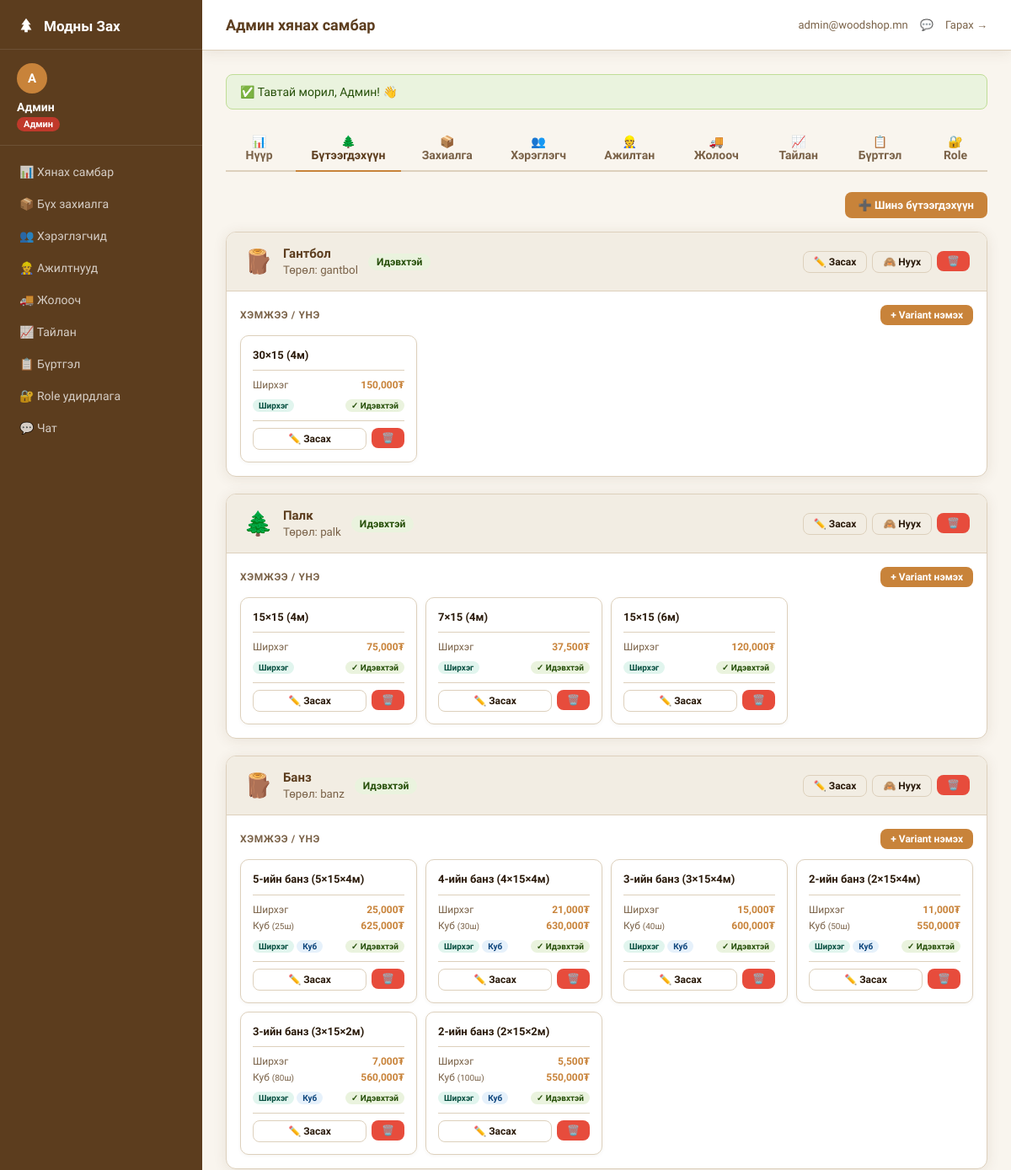
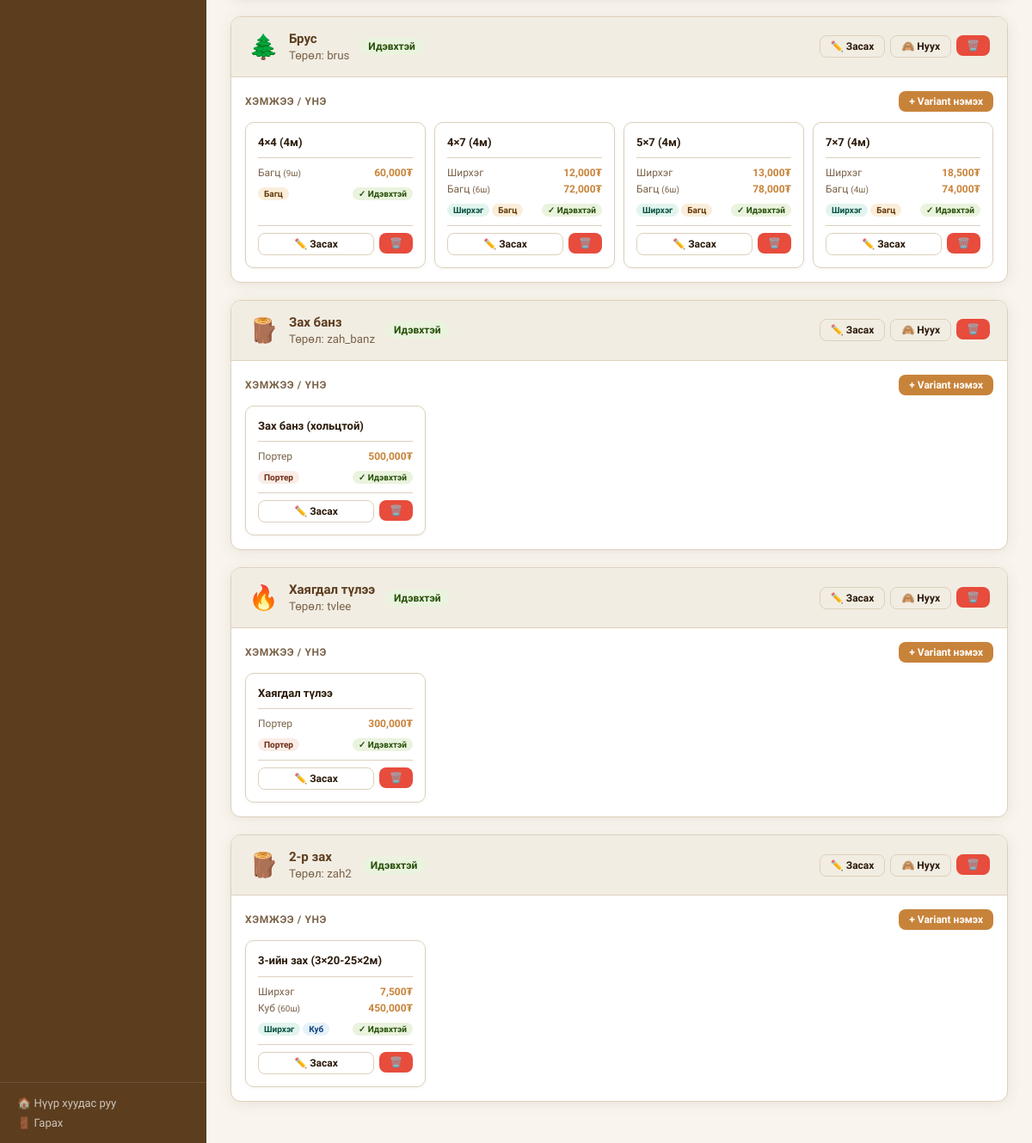
The app's page /dashboard/admin.php?tab=products (signed in) with its own data (2 pictures, top to bottom).
### tables this page shows
CREATE TABLE IF NOT EXISTS users (
  id           INT AUTO_INCREMENT PRIMARY KEY,
  ner          VARCHAR(100)  NOT NULL,
  email        VARCHAR(150)  NOT NULL UNIQUE,
  phone        VARCHAR(20)   NOT NULL,
  password     VARCHAR(255)  NOT NULL,
  role_id      INT           NOT NULL DEFAULT 5,
  verified     TINYINT(1)    DEFAULT 0,
  is_active    TINYINT(1)    DEFAULT 1,
  notes        TEXT          DEFAULT NULL,
  created_at   DATETIME      DEFAULT NOW(),
  FOREIGN KEY (role_id) REFERENCES roles(id)
);

CREATE TABLE IF NOT EXISTS roles (
  id           INT AUTO_INCREMENT PRIMARY KEY,
  name         VARCHAR(100)  NOT NULL,
  slug         VARCHAR(50)   NOT NULL UNIQUE,
  permissions  JSON          NOT NULL,
  color        VARCHAR(7)    DEFAULT '#5C3D1E',
  is_system    TINYINT(1)    DEFAULT 0,
  created_by   INT           DEFAULT NULL,
  created_at   DATETIME      DEFAULT NOW()
);

CREATE TABLE IF NOT EXISTS products (
  id          INT AUTO_INCREMENT PRIMARY KEY,
  name        VARCHAR(100)   NOT NULL,
  type        VARCHAR(50)    NOT NULL,
  emoji       VARCHAR(10)    DEFAULT '🪵',
  description TEXT           DEFAULT NULL,
  price_label VARCHAR(100)   DEFAULT 'Үнийн санал авах',
  price_value DECIMAL(12,2)  DEFAULT NULL,
  image_path  VARCHAR(255)   DEFAULT NULL,
  stock       INT            DEFAULT NULL,
  is_active   TINYINT(1)     DEFAULT 1,
  sort_order  INT            DEFAULT 0,
  created_by  INT            DEFAULT NULL,
  created_at  DATETIME       DEFAULT NOW(),
  updated_at  DATETIME       DEFAULT NOW() ON UPDATE NOW()
);

CREATE TABLE IF NOT EXISTS product_variants (
  id            INT AUTO_INCREMENT PRIMARY KEY,
  product_id    INT           NOT NULL,
  name          VARCHAR(200)  NOT NULL,          
  zuzaan_cm     DECIMAL(5,1)  DEFAULT NULL,      
  urgun_cm      DECIMAL(5,1)  DEFAULT NULL,      
  urt_m         DECIMAL(5,1)  DEFAULT NULL,      
   
  unit_price    INT           DEFAULT NULL,      
  cube_price    INT           DEFAULT NULL,      
  per_cube      INT           DEFAULT NULL,      
  pack_price    INT           DEFAULT NULL,      
  per_pack      INT           DEFAULT NULL,      
  porter_price  INT           DEFAULT NULL,      
   
  sell_shirheg  TINYINT(1)    DEFAULT 0,
  sell_kub      TINYINT(1)    DEFAULT 0,
  sell_bagts    TINYINT(1)    DEFAULT 0,
  sell_porter   TINYINT(1)    DEFAULT 0,
   
  is_active     TINYINT(1)    DEFAULT 1,
  sort_order    INT           DEFAULT 0,
  FOREIGN KEY (product_id) REFERENCES products(id) ON DELETE CASCADE
);

### dashboard/admin.php (the view, shortened to what the rows shown need)
<?php
require_once __DIR__ . '/../middleware.php';
$role = loadUserRole($pdo);
$tab = $_GET['tab'] ?? 'dashboard';
$stats = [];
$stats['users']    = $pdo->query('SELECT COUNT(*) FROM users WHERE role_id=(SELECT id FROM roles WHERE slug="user")')->fetchColumn();
$stats['orders']   = $pdo->query('SELECT COUNT(*) FROM orders')->fetchColumn();
$stats['pending']  = $pdo->query('SELECT COUNT(*) FROM orders WHERE status="pending"')->fetchColumn();
$stats['workers']  = $pdo->query('SELECT COUNT(*) FROM users u JOIN roles r ON u.role_id=r.id WHERE r.slug IN ("worker","driver")')->fetchColumn();
$stats['products'] = $pdo->query('SELECT COUNT(*) FROM products WHERE is_active=1')->fetchColumn();
include __DIR__ . '/layout.php';
?>
<?php if ($tab === 'dashboard'): ?>
<div class="stat-grid">
  <div class="stat-card"><div class="stat-icon">👥</div><div class="stat-num"><?= $stats['users'] ?></div><div class="stat-lbl">Нийт хэрэглэгч</div></div>
  <div class="stat-card"><div class="stat-icon">📦</div><div class="stat-num"><?= $stats['orders'] ?></div><div class="stat-lbl">Нийт захиалга</div></div>
  <div class="stat-card"><div class="stat-icon">⏳</div><div class="stat-num"><?= $stats['pending'] ?></div><div class="stat-lbl">Хүлээгдэж буй</div></div>
  <div class="stat-card"><div class="stat-icon">👷</div><div class="stat-num"><?= $stats['workers'] ?></div><div class="stat-lbl">Ажилтнууд</div></div>
  <div class="stat-card"><div class="stat-icon">🌲</div><div class="stat-num"><?= $stats['products'] ?></div><div class="stat-lbl">Бүтээгдэхүүн</div></div>
</div>
<div class="card">
  <div class="card-header">
    <div class="card-title">📦 Сүүлийн захиалгууд</div>
    <a href="admin.php?tab=orders" class="btn btn-outline btn-sm">Бүгдийг харах →</a>
  </div>
  <div class="card-body">
    <table>
      <thead><tr><th>#</th><th>Хэрэглэгч</th><th>Бүтээгдэхүүн</th><th>Статус</th><th>Огноо</th></tr></thead>
      <tbody>
      <?php
      $rows = $pdo->query('SELECT o.*, u.ner FROM orders o JOIN users u ON o.user_id=u.id ORDER BY o.created_at DESC LIMIT 10')->fetchAll();
      foreach ($rows as $r):
        $color = statusColor($r['status']);
      ?>
        <tr>
          <td>#<?= $r['id'] ?></td>
          <td><?= htmlspecialchars($r['ner']) ?></td>
          <td><?= htmlspecialchars($r['product']) ?></td>
          <td><span class="badge" style="background:<?= $color ?>22;color:<?= $color ?>"><?= statusLabel($r['status']) ?></span></td>
          <td><?= date('m/d H:i', strtotime($r['created_at'])) ?></td>
        </tr>
      <?php endforeach; ?>
      </tbody>
    </table>
  </div>
</div>
<?php elseif ($tab === 'products'): ?>
<?php
$allProducts = $pdo->query('SELECT * FROM products ORDER BY sort_order ASC, id ASC')->fetchAll();
$allVariants = $pdo->query('SELECT * FROM product_variants ORDER BY product_id ASC, sort_order ASC')->fetchAll();
$variantsByProduct = [];
foreach ($allVariants as $v) {
    $variantsByProduct[$v['product_id']][] = $v;
}
?>
<?php foreach ($allProducts as $p): ?>
<div class="card" style="margin-bottom:20px">
  <div class="card-header" style="display:flex;justify-content:space-between;align-items:center">
    <div style="display:flex;align-items:center;gap:12px">
      <span style="font-size:28px"><?= $p['image_path'] && file_exists(__DIR__.'/../../'.$p['image_path'])
        ? '<img src="/Wood-shop/'.htmlspecialchars($p['image_path']).'" style="width:36px;height:36px;object-fit:cover;border-radius:8px">'
        : htmlspecialchars($p['emoji'] ?? '🪵') ?></span>
      <div>
        <div class="card-title" style="margin:0"><?= htmlspecialchars($p['name']) ?></div>
        <small style="color:var(--muted)">Төрөл: <?= htmlspecialchars($p['type']) ?></small>
      </div>
      <span class="badge" style="background:<?= $p['is_active']?'#eaf3de':'#fcebeb' ?>;color:<?= $p['is_active']?'#27500a':'#791f1f' ?>">
        <?= $p['is_active']?'Идэвхтэй':'Нуугдсан' ?>
      </span>
    </div>
    <div style="display:flex;gap:6px">
      <button class="btn btn-outline btn-sm" onclick="openProdEdit(<?= htmlspecialchars(json_encode($p)) ?>)">✏️ Засах</button>
      <form method="POST" action="/Wood-shop/product_action.php" style="display:inline">
        <button class="btn btn-outline btn-sm"><?= $p['is_active']?'🙈 Нуух':'👁 Идэвхжүүлэх' ?></button>
      </form>
      <form method="POST" action="/Wood-shop/product_action.php" style="display:inline" onsubmit="return confirm('Бүх variant-тай хамт устгах уу?')">
        <button class="btn btn-danger btn-sm">🗑️</button>
      </form>
    </div>
  </div>
  <div class="card-body" style="padding:16px">
    <div style="display:flex;justify-content:space-between;align-items:center;margin-bottom:12px">
      <div style="font-size:12px;font-weight:700;color:var(--muted);text-transform:uppercase;letter-spacing:.05em">Хэмжээ / Үнэ</div>
      <button class="btn btn-primary btn-sm" onclick="openVariantAdd(<?= $p['id'] ?>, '<?= htmlspecialchars($p['name']) ?>')">+ Variant нэмэх</button>
    </div>
    <?php if (empty($variantsByProduct[$p['id']])): ?>
      <div style="color:var(--muted);font-size:13px;padding:12px 0;text-align:center">Variant байхгүй байна. Нэмнэ үү.</div>
    <?php else: ?>
    <div style="display:grid;grid-template-columns:repeat(auto-fill,minmax(190px,1fr));gap:10px">
      <?php foreach ($variantsByProduct[$p['id']] as $v): ?>
      <div style="background:var(--card);border:1.5px solid var(--border);border-radius:10px;padding:14px;display:flex;flex-direction:column;gap:0;box-shadow:0 1px 4px rgba(92,61,30,0.06)">
        <div style="font-size:13px;font-weight:700;color:var(--text);margin-bottom:10px;line-height:1.4;border-bottom:1px solid var(--border);padding-bottom:8px"><?= htmlspecialchars($v['name']) ?></div>
        <div style="display:flex;flex-direction:column;gap:5px;margin-bottom:10px">
          <?php if ($v['unit_price']): ?>
          <div style="display:flex;justify-content:space-between;font-size:12px;align-items:center">
            <span style="color:var(--muted)">Ширхэг</span>
            <span style="font-weight:700;color:var(--accent)"><?= number_format($v['unit_price']) ?>₮</span>
          </div>
          <?php endif; ?>
          <?php if ($v['cube_price']): ?>
          <div style="display:flex;justify-content:space-between;font-size:12px;align-items:center">
            <span style="color:var(--muted)">Куб<?= $v['per_cube'] ? ' <span style="color:var(--muted);font-size:10px">('.$v['per_cube'].'ш)</span>' : '' ?></span>
            <span style="font-weight:700;color:var(--accent)"><?= number_format($v['cube_price']) ?>₮</span>
          </div>
          <?php endif; ?>
          <?php if ($v['pack_price']): ?>
          <div style="display:flex;justify-content:space-between;font-size:12px;align-items:center">
            <span style="color:var(--muted)">Багц<?= $v['per_pack'] ? ' <span style="color:var(--muted);font-size:10px">('.$v['per_pack'].'ш)</span>' : '' ?></span>
            <span style="font-weight:700;color:var(--accent)"><?= number_format($v['pack_price']) ?>₮</span>
          </div>
          <?php endif; ?>
          <?php if ($v['porter_price']): ?>
          <div style="display:flex;justify-content:space-between;font-size:12px;align-items:center">
            <span style="color:var(--muted)">Портер</span>
            <span style="font-weight:700;color:var(--accent)"><?= number_format($v['porter_price']) ?>₮</span>
          </div>
          <?php endif; ?>
        </div>
        <div style="display:flex;flex-wrap:wrap;gap:3px;margin-bottom:10px">
          <?= $v['sell_shirheg'] ? '<span style="font-size:10px;background:#e1f5ee;color:#085041;padding:2px 7px;border-radius:10px;font-weight:600">Ширхэг</span>' : '' ?>
          <?= $v['sell_kub']     ? '<span style="font-size:10px;background:#e6f1fb;color:#0c447c;padding:2px 7px;border-radius:10px;font-weight:600">Куб</span>' : '' ?>
          <?= $v['sell_bagts']   ? '<span style="font-size:10px;background:#faeeda;color:#633806;padding:2px 7px;border-radius:10px;font-weight:600">Багц</span>' : '' ?>
          <?= $v['sell_porter']  ? '<span style="font-size:10px;background:#faece7;color:#712b13;padding:2px 7px;border-radius:10px;font-weight:600">Портер</span>' : '' ?>
          <span style="font-size:10px;background:<?= $v['is_active']?'#eaf3de':'#fcebeb' ?>;color:<?= $v['is_active']?'#27500a':'#791f1f' ?>;padding:2px 7px;border-radius:10px;margin-left:auto;font-weight:600">
            <?= $v['is_active']?'✓ Идэвхтэй':'✗ Нуугдсан' ?>
          </span>
        </div>
        <div style="display:flex;gap:6px;border-top:1px solid var(--border);padding-top:8px;margin-top:auto">
          <button class="btn btn-outline btn-sm" style="flex:1;justify-content:center"
            onclick="openVariantEdit(<?= htmlspecialchars(json_encode($v)) ?>)">✏️ Засах</button>
          <form method="POST" action="/Wood-shop/dashboard/variant_action.php" style="display:inline" onsubmit="return confirm('Устгах уу?')">
            <button class="btn btn-danger btn-sm">🗑️</button>
          </form>
        </div>
      </div>
      <?php endforeach; ?>
    </div>
    <?php endif; ?>
  </div>
</div>
<?php endforeach; ?>
<?php endif; ?>
<?php include __DIR__ . '/layout_end.php'; ?>

### dashboard/layout.php (shortened to what the rows shown need)
<?php
$role     = $_SESSION['user_role'];
$userName = $_SESSION['user']['ner'];
?>
<!DOCTYPE html>
<html lang="mn">
<head>
</head>
<body>
<aside class="sidebar" id="sidebar">
  <div class="sidebar-user">
    <div class="sidebar-avatar"><?= mb_substr($userName, 0, 1) ?></div>
    <div class="sidebar-uname"><?= htmlspecialchars($userName) ?></div>
    <span class="sidebar-role"><?= htmlspecialchars($role['name']) ?></span>
  </div>
</aside>
<div class="main-wrap">
  <div class="content">

### records on screen
users: role.name "Админ"
products: emoji "🪵", name "Гантбол", type "gantbol", is_active "Идэвхтэй"
product_variants: name "30×15 (4м)", unit_price "150,000", sell_shirheg "Ширхэг", is_active "✓ Идэвхтэй"
products: emoji "🌲", name "Палк", type "palk", is_active "Идэвхтэй"
product_variants: name "15×15 (4м)", unit_price "75,000", sell_shirheg "Ширхэг", is_active "✓ Идэвхтэй"
product_variants: name "7×15 (4м)", unit_price "37,500", sell_shirheg "Ширхэг", is_active "✓ Идэвхтэй"
product_variants: name "15×15 (6м)", unit_price "120,000", sell_shirheg "Ширхэг", is_active "✓ Идэвхтэй"
products: emoji "🪵", name "Банз", type "banz", is_active "Идэвхтэй"
product_variants: name "5-ийн банз (5×15×4м)", unit_price "25,000", per_cube "25", cube_price "625,000", sell_shirheg "Ширхэг", sell_kub "Куб", is_active "✓ Идэвхтэй"
product_variants: name "4-ийн банз (4×15×4м)", unit_price "21,000", per_cube "30", cube_price "630,000", sell_shirheg "Ширхэг", sell_kub "Куб", is_active "✓ Идэвхтэй"
product_variants: name "3-ийн банз (3×15×4м)", unit_price "15,000", per_cube "40", cube_price "600,000", sell_shirheg "Ширхэг", sell_kub "Куб", is_active "✓ Идэвхтэй"
product_variants: name "2-ийн банз (2×15×4м)", unit_price "11,000", per_cube "50", cube_price "550,000", sell_shirheg "Ширхэг", sell_kub "Куб", is_active "✓ Идэвхтэй"
product_variants: name "3-ийн банз (3×15×2м)", unit_price "7,000", per_cube "80", cube_price "560,000", sell_shirheg "Ширхэг", sell_kub "Куб", is_active "✓ Идэвхтэй"
product_variants: name "2-ийн банз (2×15×2м)", unit_price "5,500", per_cube "100", cube_price "550,000", sell_shirheg "Ширхэг", sell_kub "Куб", is_active "✓ Идэвхтэй"
products: emoji "🌲", name "Брус", type "brus", is_active "Идэвхтэй"
product_variants: name "4×4 (4м)", per_pack "9", pack_price "60,000", sell_bagts "Багц", is_active "✓ Идэвхтэй"
product_variants: name "4×7 (4м)", unit_price "12,000", per_pack "6", pack_price "72,000", sell_shirheg "Ширхэг", sell_bagts "Багц", is_active "✓ Идэвхтэй"
product_variants: name "5×7 (4м)", unit_price "13,000", per_pack "6", pack_price "78,000", sell_shirheg "Ширхэг", sell_bagts "Багц", is_active "✓ Идэвхтэй"
product_variants: name "7×7 (4м)", unit_price "18,500", per_pack "4", pack_price "74,000", sell_shirheg "Ширхэг", sell_bagts "Багц", is_active "✓ Идэвхтэй"
products: emoji "🪵", name "Зах банз", type "zah_banz", is_active "Идэвхтэй"
product_variants: name "Зах банз (хольцтой)", porter_price "500,000", sell_porter "Портер", is_active "✓ Идэвхтэй"
products: emoji "🔥", name "Хаягдал түлээ", type "tvlee", is_active "Идэвхтэй"
product_variants: name "Хаягдал түлээ", porter_price "300,000", sell_porter "Портер", is_active "✓ Идэвхтэй"
products: emoji "🪵", name "2-р зах", type "zah2", is_active "Идэвхтэй"
product_variants: name "3-ийн зах (3×20-25×2м)", unit_price "7,500", per_cube "60", cube_price "450,000", sell_shirheg "Ширхэг", sell_kub "Куб", is_active "✓ Идэвхтэй"

### other values on screen
mb_substr($userName, 0, 1) "А"
$userName "Админ"
$item['icon'] "📊"
$item['label'] "Хянах самбар"
$item['icon'] "📦"
$item['label'] "Бүх захиалга"
$item['icon'] "👥"
$item['label'] "Хэрэглэгчид"
$item['icon'] "👷"
$item['label'] "Ажилтнууд"
$item['icon'] "🚚"
$item['label'] "Жолооч"
$item['icon'] "📈"
$item['label'] "Тайлан"
$item['icon'] "📋"
